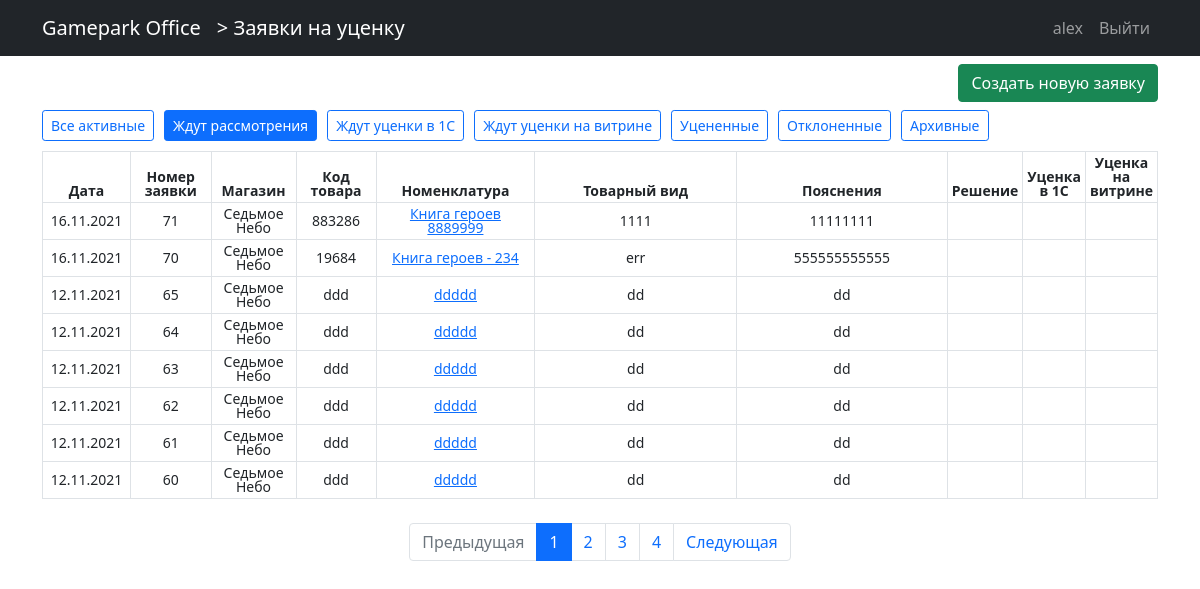
Page /zayavki/ (signed in) on the committed database.
### users/models.py (models this page shows)
class User(AbstractUser):
    email = models.EmailField(blank=True)
    role = models.ForeignKey(Roles, on_delete=models.PROTECT, null=True, default=None)
    shop = models.ForeignKey(Shops, on_delete=models.PROTECT, null=True, default=None, blank=True)

class Shops(models.Model):
    nameshop = models.CharField(max_length=30)
    class Meta:
        verbose_name_plural = "Магазины"
        verbose_name = "Магазин"
    def __str__(self):
        return self.nameshop

### zayavki/models.py (models this page shows, shortened)
class Zayavka(models.Model):
    user = models.ForeignKey(User, default=None, null=True, on_delete=models.PROTECT)
    data = models.DateField(auto_now_add=True)
    category = models.ForeignKey(Category, on_delete=models.PROTECT)
    code = models.CharField(max_length=10)
    name = models.CharField(max_length=100)
    description = models.TextField()
    clarification = models.TextField()
    foto1 = models.ImageField(upload_to="zayavki/foto", blank=True)
    foto2 = models.ImageField(upload_to="zayavki/foto", blank=True)
    status1 = models.BooleanField(default=False)  # одобрено
    status2 = models.BooleanField(default=False)  # отклонено
    status3 = models.BooleanField(default=False)  # уценено
    status4 = models.BooleanField(default=False)  # ценник сменен
    status5 = models.BooleanField(default=False)  # в архиве
    status6 = models.BooleanField(default=False)    # остальные поля - резервные
    clarification_of_manager = models.CharField(max_length=150, blank=True)
    class Meta:
        verbose_name_plural = "Заявки"
        verbose_name = "Заявка"
    def __str__(self) -> str:
        return self.name

### zayavki/views.py (the view)
# urls.py: path("", ZayavkaFilterList.as_view(), name="zayavki_list"),
class ZayavkaFilterList(LoginRequiredMixin, ListView):
    model = Zayavka
    paginate_by = KOL_RECORDS_ON_PAGE
    template_name = "zayavki/zayavka_list.html"
    context_object_name = "zayavki"
    def get_context_data(self, **kwargs):
        context = super().get_context_data(**kwargs)
        context["title"] = "Заявки на уценку"
        context["name_page"] = "Заявки на уценку"
        context['filters'] = DICT_OF_FILTERS
        context['cur_filter'] = self.get_post_filter()
        return context
    def get_default_filter(self):
        if self.request.user.role.namerole == "Магазин":
            return DICT_OF_FILTERS["Ждут уценки на витрине"]
        elif self.request.user.role.namerole[:3] == "Мен":
            return DICT_OF_FILTERS["Ждут рассмотрения"]
        else:
            return DICT_OF_FILTERS["Все активные"]
    def get_post_filter(self):
        return self.kwargs.get('filter', self.get_default_filter())
    def get_queryset(self):
        return get_data_from_model_Zayavka(self.get_post_filter(), self.request.user)

### zayavki/templates/zayavki/zayavka_list.html (shortened to what this page needs)
{% extends 'main_page/base.html' %}
{% load  static %}
{% block css %}
    <link href= {% static 'styles.css' %} rel="stylesheet">
{% endblock css %}
{% block name_app %}
    <a class="navbar-brand flex-grow-1" href="{% url 'zayavki:zayavki_list' %}"> > Заявки на уценку</a>
{% endblock name_app %}
{% block content %}
    <div >
        <div class="row justify-content-end">
            <div class="col my-2 text-end">
                <a class="btn btn-success text-nowrap" href="{% url 'zayavki:zayavka-create' %}">Создать новую заявку</a>
            </div>
        </div>
        <div class="select_filter">
            {% for name_filter, param_filter in filters.items %}
                <div>
                    {% if cur_filter != param_filter  %}
                        <a class="btn btn-outline-primary btn-sm text-nowrap" href="{% url 'zayavki:zayavki_filter_list' param_filter%}" role="button">{{ name_filter }}</a>
                    {% else %}
                        <a class="btn btn-primary btn-sm text-nowrap" href="{% url 'zayavki:zayavki_filter_list' param_filter%}" role="button">{{ name_filter }}</a>
                    {% endif %}
                </div>
            {% endfor %}
        </div>
        <div class="table-responsive">
        <table class="table table-hover table-bordered table-sm my_table  ">
            <thead>
                <tr class="">
                    <th class="col-1">Дата</th>
                    <th class="col-1">Номер заявки</th>
                    <th class="col-1">Магазин</th>
                    <th class="col-1">Код товара</th>
                    <th class="col-2" >Номенклатура</th>
                    <th class="col-3">Товарный вид</th>
                    <th class="col-3">Пояснения</th>
                    <th class="col">Решение</th>
                    <th class="col">Уценка в 1С</th>
                    <th class="col">Уценка на витрине</th>
                </tr>
            </thead>
            <tbody>
            {%for zayavka in zayavki%}
                <tr>
                    <td>{{zayavka.data|date:"d.m.Y"}}</td>
                    <td>{{zayavka.id}}</td>
                    <td>{{zayavka.user.shop}}</td>
                    <td>{{zayavka.code}}</td>
                    <td>
                        <a href="{% url 'zayavki:zayavka-detail' zayavka.id%}"> {{zayavka}} </a>
                    </td>
                    <td>{{zayavka.description}}
                    </td>
                    <td>{{zayavka.clarification}}</td>
                    <td>
                    </td>
                    <td>
                    </td>
                    <td>
                    </td>
                </tr>
            {%endfor%}
        </tbody>
        </table>
        </div>
        {% if paginator.num_pages > 1 %}
        <nav aria-label="Page navigation" class="mt-2">
            <ul class="pagination justify-content-center">
                <li class="page-item {% if not page_obj.has_previous %} disabled {% endif %}">
                <a class="page-link"
                    href="{% if page_obj.has_previous %} {% url 'zayavki:zayavki_filter_list' cur_filter %}?page={{page_obj.previous_page_number}} {% else %}#{% endif %}"
                    tabindex="-1">Предыдущая</a>
                </li>
                {% for p in paginator.page_range %}
                    <li class="page-item {% if page_obj.number == p %} active{% endif %}">
                        <a class="page-link"
                            href="{% url 'zayavki:zayavki_filter_list' cur_filter %}?page={{p}}">
                            {{p}}
                        </a>
                    </li>
                {% endfor %}
                <li class="page-item {% if not page_obj.has_next %} disabled  {% endif %}">
                <a class="page-link"
                    href="{% if page_obj.has_next %} {% url 'zayavki:zayavki_filter_list' cur_filter%}?page={{page_obj.next_page_number}} {% else %}#{% endif %}">
                    Следующая
                </a>
                </li>
            </ul>
        </nav>
        {% endif %}
    </div>
{% endblock content %}

### main_page/templates/main_page/base.html (shortened to what this page needs)
{% load static %}
<!DOCTYPE html>
<html lang="en">
<head>
    <link href= {% static 'bootstrap-5/css/bootstrap.min.css' %}  rel="stylesheet">
    {% block css %}{% endblock css %}
</head>
<body>
<nav class="navbar navbar-expand-lg navbar-dark bg-dark">
    <div class="container">
        <a class="navbar-brand "
           href="{% url 'main_page:index' %}">
           Gamepark Office
        </a>
        {% block name_app %}{% endblock name_app %}
        <div class="collapse navbar-collapse flex-grow-0" id="navbarContent">
            <ul class="navbar-nav">
                {% if user.is_authenticated %}
                <li class="nav-item">
                    <a class="nav-link" href="{% url 'users:profile' %}">{{user.username }} </a>
                </li>
                    <li class="nav-item">
                        <a class="nav-link" href="{% url 'users:logout' %}">Выйти </a>
                    </li>
                {% else %}
                    <li class="nav-item">
                        <a class="nav-link" href="{% url 'users:login' %}">Войти <i class="fas fa-sign-in-alt"></i></a>
                    </li>
                {% endif %}
            </ul>
        </div>
    </div>
</nav>
<div class="container">
    {% block content %} {% endblock content %}
</div>
</body>
</html>

### static/styles.css (style rules this page uses)
.select_filter { display:flex; flex-wrap: wrap; text-decoration: none; gap:10px; margin-bottom: 10px; }
.my_table { padding-left: 3px; padding-right: 3px; font-size: 14px; line-height: 1; vertical-align: middle; text-align: center; }

### rows in the picture
User: username "alex"
Zayavka: data "16.11.2021", id "71", user.shop "Седьмое Небо", code "883286", name "Книга героев 8889999", description "1111", clarification "11111111"
Zayavka: data "16.11.2021", id "70", user.shop "Седьмое Небо", code "19684", name "Книга героев - 234", description "err", clarification "555555555555"
Zayavka: data "12.11.2021", id "65", user.shop "Седьмое Небо", code "ddd", name "ddddd", description "dd", clarification "dd"
Zayavka: data "12.11.2021", id "64", user.shop "Седьмое Небо", code "ddd", name "ddddd", description "dd", clarification "dd"
Zayavka: data "12.11.2021", id "63", user.shop "Седьмое Небо", code "ddd", name "ddddd", description "dd", clarification "dd"
Zayavka: data "12.11.2021", id "62", user.shop "Седьмое Небо", code "ddd", name "ddddd", description "dd", clarification "dd"
Zayavka: data "12.11.2021", id "61", user.shop "Седьмое Небо", code "ddd", name "ddddd", description "dd", clarification "dd"
Zayavka: data "12.11.2021", id "60", user.shop "Седьмое Небо", code "ddd", name "ddddd", description "dd", clarification "dd"

### other values in the picture
{{ name_filter }} "Все активные" "Ждут уценки в 1С" "Ждут уценки на витрине" "Уцененные" "Отклоненные" "Архивные"
{{ name_filter }} "Ждут рассмотрения"
{{ p }} "1" "2" "3" "4"
